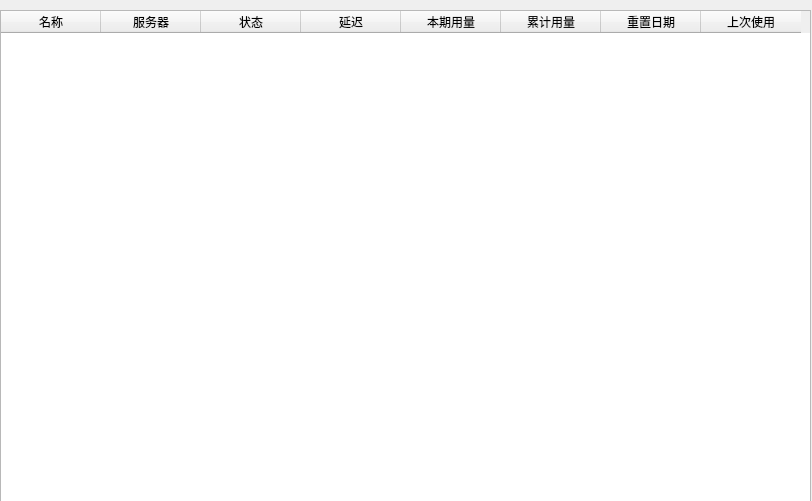
<?xml version="1.0" encoding="UTF-8"?>
<ui version="4.0">
 <class>ConnectionList</class>
 <widget class="QWidget" name="ConnectionList">
  <property name="geometry">
   <rect>
    <x>0</x>
    <y>0</y>
    <width>812</width>
    <height>501</height>
   </rect>
  </property>
  <property name="windowTitle">
   <string>Form</string>
  </property>
  <widget class="QTableWidget" name="ConnectionListTable">
   <property name="geometry">
    <rect>
     <x>0</x>
     <y>10</y>
     <width>811</width>
     <height>501</height>
    </rect>
   </property>
   <property name="autoScroll">
    <bool>false</bool>
   </property>
   <property name="editTriggers">
    <set>QAbstractItemView::NoEditTriggers</set>
   </property>
   <property name="selectionMode">
    <enum>QAbstractItemView::SingleSelection</enum>
   </property>
   <property name="selectionBehavior">
    <enum>QAbstractItemView::SelectRows</enum>
   </property>
   <property name="sortingEnabled">
    <bool>false</bool>
   </property>
   <property name="rowCount">
    <number>0</number>
   </property>
   <property name="columnCount">
    <number>8</number>
   </property>
   <attribute name="horizontalHeaderVisible">
    <bool>true</bool>
   </attribute>
   <attribute name="horizontalHeaderCascadingSectionResizes">
    <bool>false</bool>
   </attribute>
   <attribute name="horizontalHeaderShowSortIndicator" stdset="0">
    <bool>false</bool>
   </attribute>
   <attribute name="horizontalHeaderStretchLastSection">
    <bool>false</bool>
   </attribute>
   <attribute name="verticalHeaderVisible">
    <bool>false</bool>
   </attribute>
   <attribute name="verticalHeaderCascadingSectionResizes">
    <bool>false</bool>
   </attribute>
   <attribute name="verticalHeaderHighlightSections">
    <bool>false</bool>
   </attribute>
   <attribute name="verticalHeaderShowSortIndicator" stdset="0">
    <bool>false</bool>
   </attribute>
   <attribute name="verticalHeaderStretchLastSection">
    <bool>false</bool>
   </attribute>
   <column>
    <property name="text">
     <string>名称</string>
    </property>
   </column>
   <column>
    <property name="text">
     <string>服务器</string>
    </property>
   </column>
   <column>
    <property name="text">
     <string>状态</string>
    </property>
   </column>
   <column>
    <property name="text">
     <string>延迟</string>
    </property>
   </column>
   <column>
    <property name="text">
     <string>本期用量</string>
    </property>
   </column>
   <column>
    <property name="text">
     <string>累计用量</string>
    </property>
   </column>
   <column>
    <property name="text">
     <string notr="true">重置日期</string>
    </property>
    <property name="font">
     <font>
      <underline>false</underline>
     </font>
    </property>
   </column>
   <column>
    <property name="text">
     <string>上次使用</string>
    </property>
   </column>
  </widget>
 </widget>
 <resources/>
 <connections/>
</ui>
